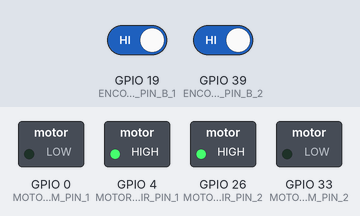
A sketch run on a simulated ESP32. On the bench: switched loads named in the sketch (green lamp = pin HIGH). The inputs (shaded band) are chosen by the test bench; at power-on: GPIO 19 (ENCODER_PIN_B_1) HIGH, GPIO 39 (ENCODER_PIN_B_2) HIGH. What the sketch prints to the serial monitor is not drawn.

Above: at 0.1 s.
At 2.1 s:
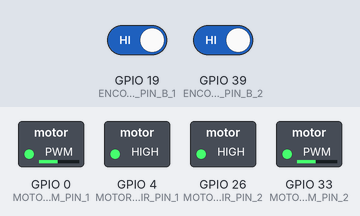
Timing chart, 0 to 3.6 s (numbered marks = the images above):
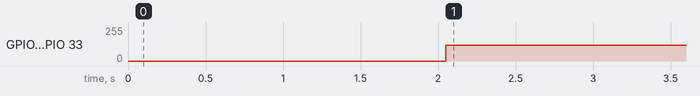

Measured:
- by itself, GPIO 0 (MOTOR_PWM_PIN_1), GPIO 33 (MOTOR_PWM_PIN_2): 0/255 → 118/255 at 2.1 s

The sketch:

PID_function.ino
```cpp
#define MOTOR_PWM_PIN_2 33
#define MOTOR_DIR_PIN_2 26
#define ENCODER_PIN_A_2 36
#define ENCODER_PIN_B_2 39

#define MOTOR_PWM_PIN_1 0
#define MOTOR_DIR_PIN_1 4
#define ENCODER_PIN_A_1 18
#define ENCODER_PIN_B_1 19

#define PWM_CHANNEL_0 1     // Canal de PWM 2
#define PWM_CHANNEL_1 2
#define PWM_FREQUENCY 5000  // Frecuencia de PWM en Hz
#define PWM_RESOLUTION 8    // Resolución del PWM (8 bits = 0-255)
#define MAX_RPM 13.61        // Rango máximo de RPM de tu motor (ajusta según tu motor)
#define MAX_GPS 1079
#define sample_time 50

int last_time = 0;
int referencia = 500; //grados/s

float error_diferencial_1 = 0;
float error_diferencial_2 = 0;

float error_integral_1 = 0;
float error_integral_2 = 0;

float error_anterior_1 = 0;
float error_anterior_2 = 0;

float gps_speed_1 = 0;
float gps_speed_2 = 0;


#define kp 1
#define ki 0
#define kd 1

volatile int encoder_2_ticks = 0;
volatile int encoder_1_ticks = 0;

void IRAM_ATTR encoder_1_isr() {
  // Incrementar contador de ticks del encoder
  encoder_1_ticks++;
}

void IRAM_ATTR encoder_2_isr() {
  // Incrementar contador de ticks del encoder
  encoder_2_ticks++;
}

void function_PID (float error_actual_1,float error_actual_2){
  //error_Integral_1 = error_Integral_1 + error_actual_1;
  error_diferencial_1 = error_actual_1 - error_anterior_1;
  int esfuerzo_1 = int(kp*error_actual_1 + ki*error_integral_1 - kd*error_diferencial_1);
  error_anterior_1 = error_actual_1;

  error_diferencial_2 = error_actual_2 - error_anterior_2;
  int esfuerzo_2 = int(kp*error_actual_2 + ki*error_integral_2 - kd*error_diferencial_2);
  error_anterior_2 = error_actual_2;

  int motor_speed_pwm_1 = map(esfuerzo_1 + gps_speed_1,0,MAX_GPS,0,255);
  int motor_speed_pwm_2 = map(esfuerzo_2 + gps_speed_2,0,MAX_GPS,0,255);

  ledcWrite(PWM_CHANNEL_1, motor_speed_pwm_2);  // Ajustar la señal PWM
  ledcWrite(PWM_CHANNEL_0, motor_speed_pwm_1);  // Ajustar la señal PWM

  Serial.print(esfuerzo_1);
  Serial.print(",");
  Serial.print(error_actual_1);
  Serial.print(",");
  Serial.print(gps_speed_1);
  Serial.print(",");
  Serial.println(encoder_1_ticks);
}

void setup() {
  Serial.begin(115200);
  // put your setup code here, to run once:
  pinMode(MOTOR_DIR_PIN_2, OUTPUT);
  digitalWrite(MOTOR_DIR_PIN_2, HIGH);
  pinMode(MOTOR_DIR_PIN_1, OUTPUT);
  digitalWrite(MOTOR_DIR_PIN_1, HIGH);

  pinMode(ENCODER_PIN_A_2, INPUT);
  pinMode(ENCODER_PIN_B_2, INPUT);
  pinMode(ENCODER_PIN_A_1, INPUT);
  pinMode(ENCODER_PIN_B_1, INPUT);

  attachInterrupt(digitalPinToInterrupt(ENCODER_PIN_B_2), encoder_2_isr, RISING);
  attachInterrupt(digitalPinToInterrupt(ENCODER_PIN_B_1), encoder_1_isr, RISING);
  ledcSetup(PWM_CHANNEL_1, PWM_FREQUENCY, PWM_RESOLUTION);  // Configura el canal de PWM
  ledcSetup(PWM_CHANNEL_0, PWM_FREQUENCY, PWM_RESOLUTION);
  ledcAttachPin(MOTOR_PWM_PIN_2, PWM_CHANNEL_1);
  ledcAttachPin(MOTOR_PWM_PIN_1, PWM_CHANNEL_0);
  delay(2000);

  //ledcWrite(PWM_CHANNEL_1, 12);  // Ajustar la señal PWM
}

void loop() {
  // put your main code here, to run repeatedly:
  if (millis() - last_time >= sample_time){
    gps_speed_1 = (encoder_1_ticks * 1000 * 360) / (50 * 497);
    gps_speed_2 = (encoder_2_ticks * 1000 * 360) / (50 * 497);
    function_PID(referencia - gps_speed_1,referencia - gps_speed_2);
    last_time = millis();
    encoder_1_ticks = 0;
    encoder_2_ticks = 0;
  }
}
```
